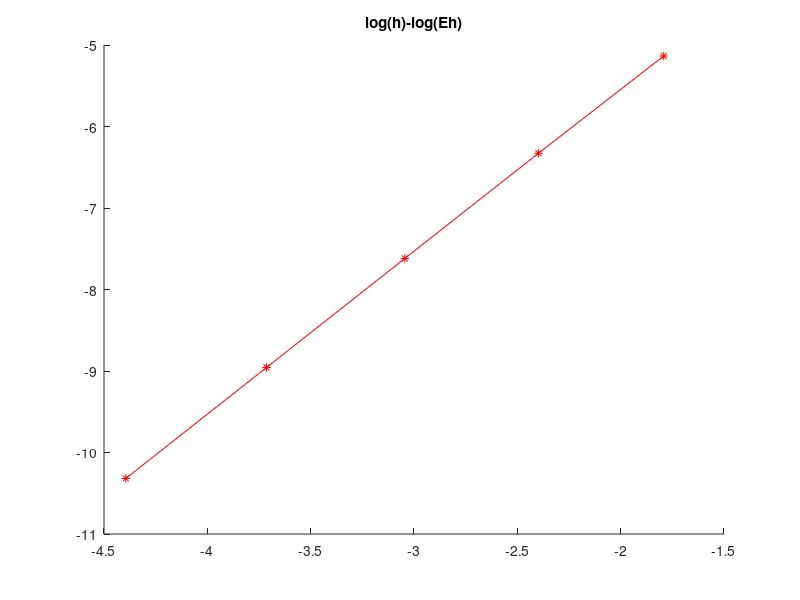

Recreate this plot in MATLAB.
clear all;clc;
nlist=[5,10,20,40,80]
figure(1)
hold on
title("log(h)-log(Eh)")
Ehlist=zeros(1,5);
hlist=zeros(1,5)
for z=1:length(nlist)
    n=nlist(z)
    alpha=zeros(1,n);beta=zeros(1,n);gamma=zeros(1,n-1);
    A=zeros(n,n);
    for i=1:n
      for j=1:n
        if j==i
            A(i,j)=2;
        elseif (j-i==-1)||(j-i==1)
            A(i,j)=-1;
        else
            A(i,j)=0;
        end
      end
    end
    alpha=diag(A)'
    gamma=diag(A,1)'
    beta(2:n)=gamma
    
    %diagonal dominant examination
    b=zeros(1,n);
    x=zeros(1,n+1);
    h=1/(n+1)

    for k=1:(n+1)
        x(k)=k*h;
    end
    x
    for k=1:n
        b(k)=(3*x(k)+x(k)^2)*exp(x(k))/(n+1)^2;
    end    
    b

    m=zeros(1,n);phi=m;
    c=zeros(n,1);v=c;

    phi(1)=alpha(1);
    c(1)=b(1);
    for k=2:n
        m(k)=beta(k)/phi(k-1);
        phi(k)=alpha(k)-m(k)*gamma(k-1);
        c(k)=b(k)-m(k)*c(k-1);
    end

    phi
    m
    c

    v(n)= c(n)/phi(n);
    for k=(n-1):-1:1
        v(k)=(c(k)-gamma(k)*v(k+1))/phi(k);
    end
    v

    u=zeros(1,n);
    for k=1:n
        u(k)=x(k)*(1-x(k))*exp(x(k));
    end
    u

    temp=zeros(1,n);
    for k=1:n
        temp(k)=abs(v(k)-u(k));
    end
    h
    temp
    [Eh,p] = max(temp)
    fprintf('%.8f',Eh);
    Ehlist(z)=Eh;
    hlist(z)=h;
end
plot(log(hlist),log(Ehlist),'r-*');
